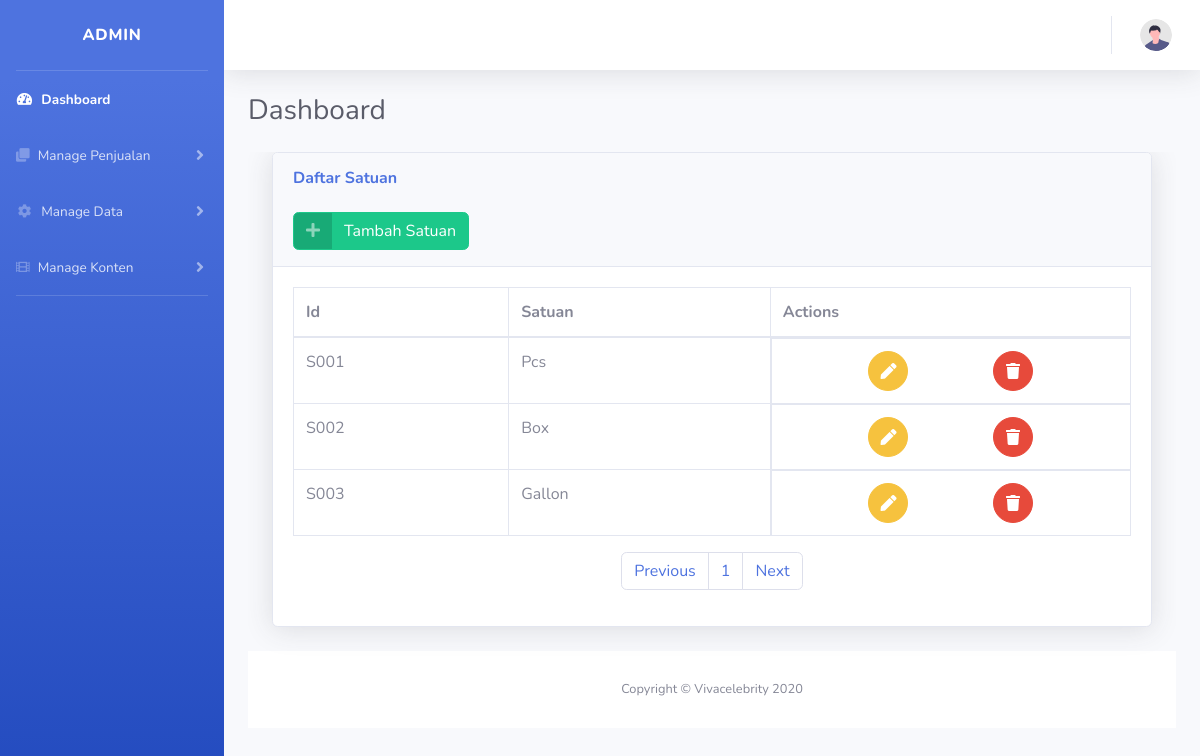
The page /web/admin/home.php?menu=satuan on the database its author committed.
### tables this page shows
CREATE TABLE `tabel_satuan` (
  `id_satuan` varchar(100) NOT NULL,
  `nm_satuan` varchar(500) NOT NULL
);

### web/admin/master/satuan.php (the view, shortened to what this page needs)
<!DOCTYPE html>
<html lang="en">
<head>
    <link href="vendor/fontawesome-free/css/all.min.css" rel="stylesheet" type="text/css">
    <link href="css/sb-admin-2.min.css" rel="stylesheet">
</head>
<?php
include 'koneksi.php';
?>
<?php
    $batas = 10;
            $halaman = isset($_GET['halaman'])?(int)$_GET['halaman'] : 1;
            $halaman_awal = ($halaman > 1) ? ($halaman * $batas) - $batas : 0;
            $previous = $halaman - 1;
            $next = $halaman + 1;
            $data = mysqli_query($koneksi,"SELECT * FROM tabel_satuan");
            $jumlah_data = mysqli_num_rows($data);
            $total_halaman = ceil($jumlah_data / $batas);
    $satQuery = "SELECT * FROM tabel_satuan limit $halaman_awal, $batas";
    $executeSat = mysqli_query($koneksi, $satQuery);
?>
<body id="page-top">
        <div id="content-wrapper" class="d-flex flex-column">
            <div id="content">
                <div class="container-fluid">
                    <div class="card shadow mb-4">
                        <div class="card-header py-3">
                            <h6 class="m-0 font-weight-bold text-primary">Daftar Satuan</h6>
                            <br>
                            <a href="?menu=tambah_satuan" class="btn btn-success btn-icon-split">
                                <span class="icon text-white-50">
                                  <i class="fas fa-plus"></i>
                                </span>
                                <span class="text">Tambah Satuan</span>
                              </a>
                        </div>
                        <div class="card-body">
                            <div class="table-responsive">
                                <table class="table table-bordered" id="dataTable" width="100%" cellspacing="0">
                                    <thead>
                                        <tr>
                                            <th>Id</th>
                                            <th>Satuan</th>
                                            <th>Actions</th>
                                        </tr>
                                    </thead>
                                    <tbody>
                                    <?php     while ($data = mysqli_fetch_assoc($executeSat)) {?>
                                        <tr>
                                            <td><?php echo $data['id_satuan'];?></td>
                                            <td><?php echo $data['nm_satuan'];?></td>
                                            <td style="justify-content: space-evenly; display: flex; height: fit-content">
                                            <a href="?menu=ubah_satuan&&id_satuan=<?php echo $data['id_satuan']; ?>" class="btn btn-warning btn-circle">
                                                    <i class="fas fa-pen"></i>
                                                </a>
                                                <a href="?menu=hapus_satuan&&id_satuan=<?php echo $data['id_satuan']; ?>"  onclick = "return confirm('Apakah anda yakin?');" class="btn btn-danger btn-circle">
                                                    <i class="fas fa-trash"></i>
                                                </a>
                                            </td>
                                        </tr>
                                        <?php
                                    }
                                        ?>
                                    </tbody>
                                </table>
                            </div>
                            <nav>
                              <ul class="pagination justify-content-center">
                                <li class="page-item">
                                  <a class="page-link" <?php if($halaman > 1){ echo "href='?menu=satuan&&halaman=$previous'"; } ?>>Previous</a>
                                </li>
                                <?php
                                for($x=1;$x<=$total_halaman;$x++){
                                  ?>
                                  <li class="page-item"><a class="page-link" href="?menu=satuan&&halaman=<?php echo $x ?>"><?php echo $x; ?></a></li>
                                  <?php
                                }
                                ?>
                                <li class="page-item">
                                  <a  class="page-link" <?php if($halaman < $total_halaman) { echo "href='?menu=satuan&&halaman=$next'"; } ?>>Next</a>
                                </li>
                              </ul>
                            </nav>
                        </div>
                    </div>
                </div>
            </div>
            <footer class="sticky-footer bg-white">
                <div class="container my-auto">
                    <div class="copyright text-center my-auto">
                        <span>Copyright &copy; Vivacelebrity 2020</span>
                    </div>
                </div>
            </footer>
        </div>
    </div>
</body>
</html>

### rows shown on the page
tabel_satuan: id_satuan "S001", nm_satuan "Pcs"
tabel_satuan: id_satuan "S002", nm_satuan "Box"
tabel_satuan: id_satuan "S003", nm_satuan "Gallon"
